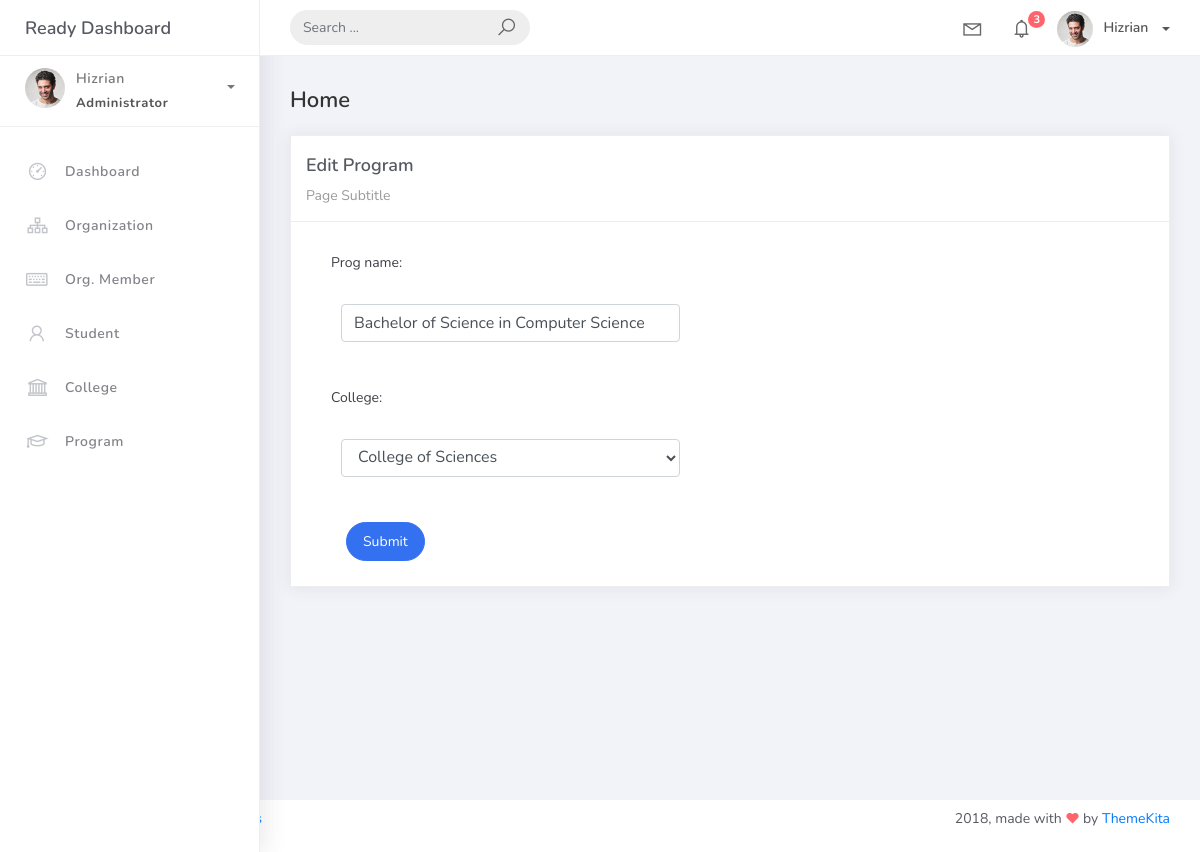
Page /program_list/7 on the committed database.
### studentorg/models.py (models this page shows, shortened)
class BaseModel(models.Model):
    created_at = models.DateTimeField(auto_now_add=True, db_index=True)
    updated_at = models.DateTimeField(auto_now=True)
    class Meta:
        abstract = True

class Program(BaseModel):
    prog_name = models.CharField(max_length=150)
    college = models.ForeignKey(College, on_delete=models.CASCADE)

### studentorg/views.py (the view, shortened to what this page needs)
# urls.py: path('program_list/<pk>', ProgramUpdateView.as_view(), name='program-update'),
class ProgramUpdateView(UpdateView):
    model = Program
    form_class = ProgramForm
    template_name = 'program_edit.html'
    success_url = reverse_lazy('program-list')

### studentorg/forms.py
class ProgramForm(ModelForm):
    class Meta:
        model = Program
        fields = "__all__"

### studentorg/models.py (called while the page is built)
	def __str__(self):
		return self.college_name

### templates/program_edit.html (shortened to what this page needs)
{% extends 'base.html' %}
{% load static %}
{% block content %}
  <div class="content">
    <div class="container-fluid">
      <h4 class="page-title">Home</h4>
      <div class="row">
        <div class="col-md-12">
          <div class="card">
            <div class="card-header">
              <div class="card-title">Edit Program</div>
              <div class="card-category">Page Subtitle</div>
            </div>
            <div class="col-md-6">
              <div class="card-body">
                <form action="" method="post" novalidate>
                  {% include 'includes/form.html' %}
                  <div class="form-group">
                    <div class="col-md-12 col-sm-3">
                      <button type="submit" class="btn btn-primary btn-rounded">Submit</button>
                    </div>
                  </div>
                 </div>
              </div>
            </div>
          </div>
        </div>
      </div>
    </div>
  </div>
{% endblock %}

### templates/includes/form.html (shortened to what this page needs)
{% load widget_tweaks %}
{% for field in form %}
<div class="field item form-group">
        <label>{{ field.label_tag }}</label>
    <div class="form-group">
        {% render_field field class="form-control" %}
    </div>
</div>
{% endfor %}

### rows in the picture
Program: prog_name "Bachelor of Science in Computer Science" "College of Sciences"

### other values in the picture
{{ field.label_tag }} "Prog name:" "College:"
